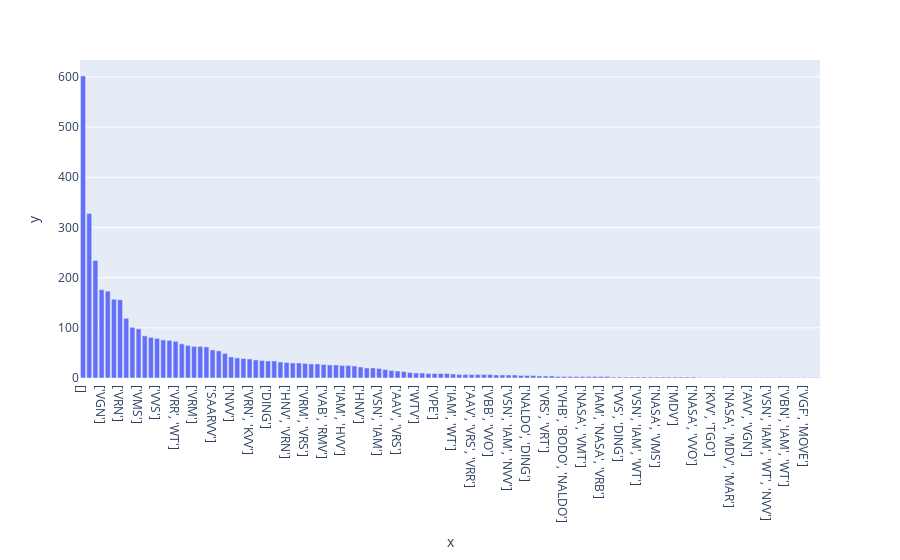

Write notebook code for a chart like this one.
### Code cell
df_group = df.groupby('transportAssociations').count().sort_values(by='id', ascending=False)
px.bar(x = df_group.index, y = df_group['id'])

### Figure 1 — Plotly figure (JSON) as saved in the notebook; plotly's stock layout.template omitted (floating-point values rounded to 4 significant figures)
{"data": [{"alignmentgroup": "True", "hovertemplate": "x=%{x}<br>y=%{y}<extra></extra>", "legendgroup": "", "marker": {"color": "#636efa", "pattern": {"shape": ""}}, "name": "", "offsetgroup": "", "orientation": "v", "showlegend": false, "textposition": "auto", "type": "bar", "x": ["[]", "['VBB']", "['RMV']", "['VGN']", "['WT']", "['NASA', 'MDV']", "['VRN']", "['MVV']", "['VRR']", "['VMS']", "['VRS']", "['VMT']", "['VVS']", "['IAM']", "['VVO']", "['VRR', 'WT']", "['NASA', 'MAR']", "['IAM', 'SH', 'HVV']", "['VRM']", "['SH']", "['NASA']", "['SAARVV']", "['VBN', 'IAM']", "['VRS', 'VRR']", "['NVV']", "['IAM', 'GVH']", "['RNN']", "['VRN', 'KVV']", "['VVW']", "['MOVE']", "['DING']", "['RVF']", "['ZVON']", "['HNV', 'VRN']", "['RVL']", "['VRT']", "['VRM', 'VRS']", "['IAM', 'VRB']", "['BODO']", "['VAB', 'RMV']", "['KVV']", "['NALDO']", "['IAM', 'HVV']", "['AVV']", "['TGO']", "['HNV']", "['SH', 'HVV']", "['RMV', 'NVV']", "['VSN', 'IAM']", "['RNN', 'RMV']", "['OAM']", "['AAV', 'VRS']", "['VRN', 'RMV']", "['VHB']", "['WTV']", "['VRM', 'VRS', 'WT']", "['VGF']", "['VPE']", "['VVS', 'NALDO']", "['RNN', 'VRN']", "['IAM', 'WT']", "['HTV', 'DING']", "['KVSHA']", "['AAV', 'VRS', 'VRR']", "['VRM', 'RMV']", "['NASA', 'VMS', 'MDV']", "['VBB', 'VVO']", "['VGC']", "['RMV', 'WT']", "['VSN', 'IAM', 'NVV']", "['VRS', 'VRR', 'WT']", "['ZVON', 'VVO']", "['NALDO', 'DING']", "['MOVE', 'NALDO']", "['VRM', 'VRT']", "['VRS', 'VRT']", "['VGF', 'NALDO']", "['VGC', 'VPE']", "['VHB', 'BODO', 'NALDO']", "['VRS', 'WT']", "['HTV']", "['NASA', 'VMT']", "['NASA', 'VBB']", "['VVS', 'OAM']", "['IAM', 'NASA', 'VRB']", "['WT', 'NVV']", "['VSN', 'IAM', 'VRB']", "['VVS', 'DING']", "['AVV', 'MVV']", "['BODO', 'NALDO', 'DING']", "['VSN', 'IAM', 'WT']", "['IAM', 'VRB', 'GVH']", "['VRN', 'VAB']", "['NASA', 'VMS']", "['HNV', 'KVSHA']", "['HNV', 'VVS']", "['MDV']", "['RVF', 'TGO']", "['VRN', 'SAARVV']", "['NASA', 'VVO']", "['IAM', 'NASA']", "['KVSHA', 'VGN']", "['KVV', 'TGO']", "['KVV', 'VPE']", "['IAM', 'NASA', 'VRB', 'MAR']", "['NASA', 'MDV', 'MAR']", "['VVS', 'VPE']", "['NASA', 'VBB', 'MDV']", "['AVV', 'VGN']", "['VVS', 'KVSHA']", "['HVV']", "['VSN', 'IAM', 'WT', 'NVV']", "['RVF', 'WTV']", "['VAB']", "['VBN', 'IAM', 'WT']", "['VGC', 'VGF']", "['IAM', 'VRB', 'MAR']", "['VGF', 'MOVE']", "['VHB', 'BODO']", "['AAV', 'VRR']"], "xaxis": "x", "y": [602, 328, 234, 176, 173, 157, 156, 119, 101, 98, 84, 81, 79, 76, 75, 73, 68, 65, 63, 63, 62, 56, 54, 49, 42, 40, 39, 38, 36, 35, 34, 34, 32, 31, 30, 30, 29, 28, 28, 27, 26, 26, 25, 25, 24, 22, 20, 20, 19, 17, 15, 14, 13, 11, 10, 10, 9, 9, 9, 9, 8, 7, 7, 7, 7, 7, 7, 6, 6, 6, 6, 5, 5, 5, 4, 4, 4, 3, 3, 3, 3, 3, 3, 3, 3, 3, 2, 2, 2, 2, 2, 2, 2, 2, 2, 2, 2, 2, 2, 2, 1, 1, 1, 1, 1, 1, 1, 1, 1, 1, 1, 1, 1, 1, 1, 1, 1, 1, 1, 1], "yaxis": "y"}], "layout": {"barmode": "relative", "legend": {"tracegroupgap": 0}, "margin": {"t": 60}, "xaxis": {"anchor": "y", "domain": [0, 1], "title": {"text": "x"}}, "yaxis": {"anchor": "x", "domain": [0, 1], "title": {"text": "y"}}}}
